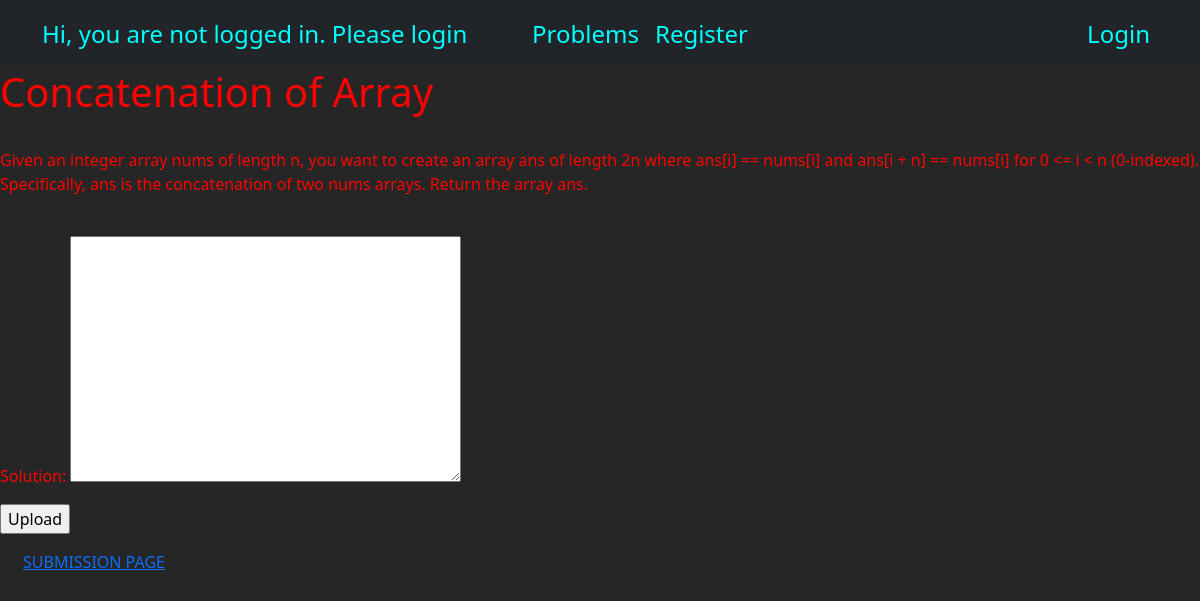
The app's page /OJ/problem/Concatenation of Array with its own data.
### OJ/models.py (models this page shows, shortened)
class Problem(models.Model):
    prob_name = models.CharField(max_length=100)
    prob_desc = models.CharField(max_length=10000)
    prob_diff = models.CharField(max_length=50)
    score = models.FloatField(default=0)

### OJ/views.py (the view)
# urls.py: path('problem/<str:question_name>',views.problem_details,name='problem_details'),
def problem_details(request, question_name):
    problem = get_object_or_404(Problem,prob_name=question_name)
    if request.method == 'POST':
        form = SubmitedCode(request.POST)
        if form.is_valid():
            code = form.cleaned_data['solution']
            submission = Submission()
            submission.user_Id = request.user
            submission.probId = problem
            submission.verdict = compiler(code,problem.pk)
            submission.save()
            try:
                userscore =User_score.objects.get(user_Id__pk= request.user.id )
                userscore.score = userscore.score + problem.score
                userscore.save()
            except:
                userscore = User_score(user_Id=request.user,score = problem.score)
                userscore.save()
    else:
        form = SubmitedCode()
    template = loader.get_template('OJ/detail.html')
    context = {'problem':problem,'form':form}
    return HttpResponse(template.render(context,request))

### OJ/forms.py
class SubmitedCode(forms.Form):
   solution = forms.CharField(widget=forms.Textarea)

### OJ/templates/OJ/detail.html (shortened to what this page needs)
<html>
<head>
		  <link href="https://cdn.jsdelivr.net/npm/bootstrap@5.0.2/dist/css/bootstrap.min.css" rel="stylesheet"
>
	  </head>
	  <div class="user_info">
		  {% if user.is_authenticated %}
		  <nav class="navbar navbar-light navbar-expand-md bg-dark justify-content-center">
			  <div class="container">
				  <a href="#" class="navbar-brand d-flex w-50 me-auto links_tag">Hi, {{user.username}} </a>
				  <button class="navbar-toggler" type="button" data-bs-toggle="collapse" data-bs-target="#collapsingNavbar3">
					  <span class="navbar-toggler-icon"></span>
				  </button>
				  <div class="navbar-collapse collapse w-100" id="collapsingNavbar3">
					  <ul class="navbar-nav w-100 justify-content-center">
						  <li class="nav-item active">
							  <a class="nav-link links_tag" href="{% url 'OJ:problem' %}">Problems</a>
						  </li>
						  <li class="nav-item">
							  <a class="nav-link links_tag" href="{% url 'OJ:user_submission' %}">Submissions</a>
						  </li>
					  </ul>
					  <ul class="nav navbar-nav ms-auto w-100 justify-content-end">
						  <li class="nav-item">
							  <a class="nav-link links_tag" href="{% url 'OJ:logout' %}">Logout</a>
						  </li>
					  </ul>
				  </div>
			  </div>
		  </nav>
		  {% else %}
		  <nav class="navbar navbar-light navbar-expand-md bg-dark justify-content-center">
			  <div class="container">
				  <a href="#" class="navbar-brand d-flex w-50 me-auto links_tag">Hi, you are not logged in. Please login</a>
				  <div class="navbar-collapse collapse w-100" id="collapsingNavbar3">
					  <ul class="navbar-nav w-100 justify-content-center">
						  <li class="nav-item active">
							  <a class="nav-link links_tag" href="{% url 'OJ:problem' %}">Problems</a>
						  </li>
						  <li class="nav-item">
							  <a class="nav-link links_tag" href="{% url 'OJ:register' %}">Register</a>
						  </li>
					  </ul>
					  <ul class="nav navbar-nav ms-auto w-100 justify-content-end">
						  <li class="nav-item">
							  <a class="nav-link links_tag" href="{% url 'OJ:login' %}">Login</a>
						  </li>
					  </ul>
				  </div>
			  </div>
		  </nav>
		  {% endif %}
	  </div>
</head>
<body>
	<div class="container_p" style="color:red;">
{% if problem %}
	<h1>{{problem.prob_name}}</h1><br/>
	<p>{{problem.prob_desc}}</p><br/>
	<form  method="POST">
		{{form.as_p}}
	<input type="submit" value="Upload">
	</form>
</div>
{% endif %}
<li><a href="{% url 'OJ:user_submission' %}">SUBMISSION PAGE</a></li>
</body>
</html>

### OJ/templates/OJ/detail.html (style rules this page uses)
body { background-color: #262626; }
.links_tag { color: cyan !important; font-size: x-large !important; }

### records on screen
Problem: prob_name "Concatenation of Array", prob_desc "Given an integer array nums of length n, you want to create an array ans of length 2n where ans[i] == nums[i] and ans[i + n] == nums[i] for 0 <= i < n (0-indexed). Specifically, ans is the concatenation of two nums arrays. Return the array ans."
